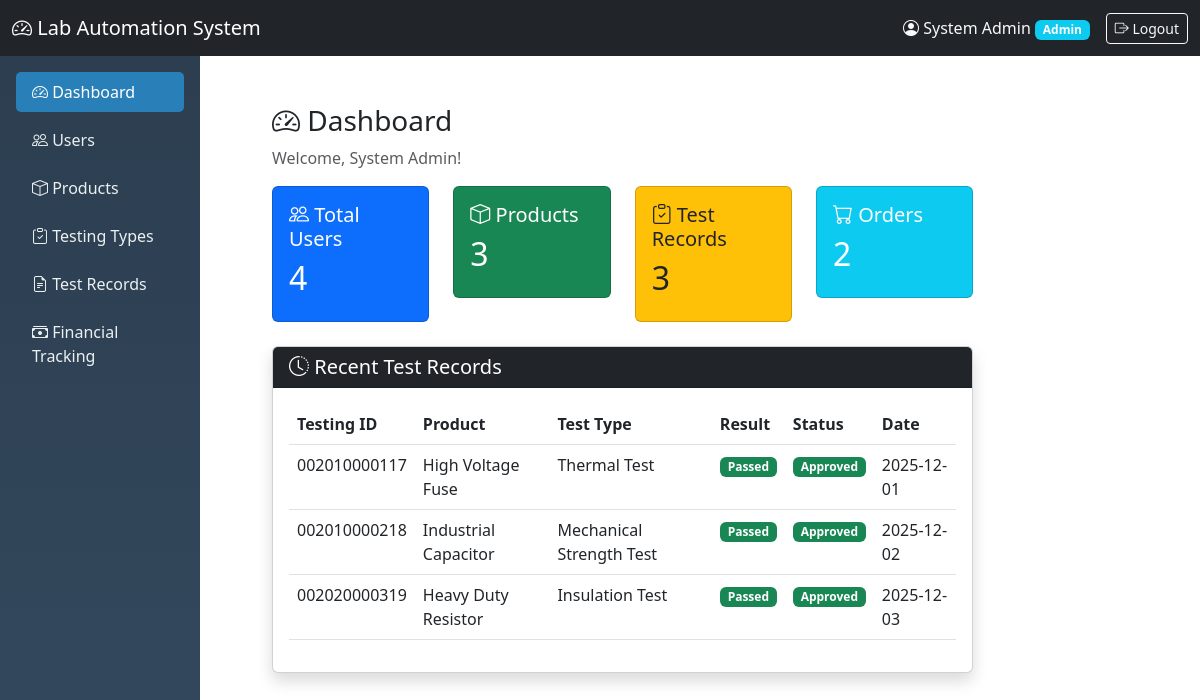
/backend/dashboard.php (signed in), run on the app's committed database.
### tables this page shows
CREATE TABLE `roles` (
  `role_id` int(11) NOT NULL,
  `role_name` varchar(50) NOT NULL,
  `description` varchar(255) DEFAULT NULL,
  `created_at` timestamp NOT NULL DEFAULT current_timestamp(),
  `updated_at` timestamp NOT NULL DEFAULT current_timestamp() ON UPDATE current_timestamp()
);

CREATE TABLE `test_records` (
  `record_id` int(11) NOT NULL,
  `testing_id` varchar(12) NOT NULL,
  `product_id_fk` varchar(10) NOT NULL,
  `test_type_id` int(11) NOT NULL,
  `test_date` date NOT NULL,
  `tester_user_id` int(11) NOT NULL,
  `test_result` enum('Passed','Failed') NOT NULL,
  `approval_status` enum('Pending','Approved','Rejected') DEFAULT 'Pending',
  `tester_remarks` text DEFAULT NULL,
  `manager_remarks` text DEFAULT NULL,
  `validated_by_user_id` int(11) DEFAULT NULL,
  `validation_date` timestamp NULL DEFAULT NULL,
  `created_at` timestamp NOT NULL DEFAULT current_timestamp(),
  `updated_at` timestamp NOT NULL DEFAULT current_timestamp() ON UPDATE current_timestamp()
);

CREATE TABLE `products` (
  `product_code` varchar(10) NOT NULL,
  `product_name` varchar(100) NOT NULL,
  `product_img` varchar(255) DEFAULT NULL,
  `manufacturer_id` int(11) NOT NULL,
  `revise_number` int(11) NOT NULL,
  `created_by` int(11) DEFAULT NULL,
  `created_at` timestamp NOT NULL DEFAULT current_timestamp(),
  `updated_at` timestamp NOT NULL DEFAULT current_timestamp() ON UPDATE current_timestamp()
);

CREATE TABLE `testing_type` (
  `test_type_id` int(11) NOT NULL,
  `type_name` varchar(100) NOT NULL,
  `test_code` varchar(10) NOT NULL,
  `is_modular` tinyint(1) DEFAULT 1,
  `parent_type_id` int(11) DEFAULT NULL,
  `created_at` timestamp NOT NULL DEFAULT current_timestamp(),
  `updated_at` timestamp NOT NULL DEFAULT current_timestamp() ON UPDATE current_timestamp()
);

### backend/auth_check.php (called while the page is built, shortened)
<?php
include 'db.php';
$user_role_id = $_SESSION['role_id'];
$role_query = mysqli_query($conn, "SELECT role_name FROM roles WHERE role_id = $user_role_id");
$role_row = mysqli_fetch_assoc($role_query);
$user_role = $role_row['role_name'];
?>

### backend/dashboard.php (the view)
<?php
include 'db.php';
include 'auth_check.php';
?>
<!DOCTYPE html>
<html lang="en">
<head>
    <?php include 'header.php'; ?>
</head>
<body>
    <div class="container-fluid">
        <div class="row">
            <div class="col-md-10">
                <div class="p-4">
                    <h3><i class="bi bi-speedometer2"></i> Dashboard</h3>
                    <p class="text-muted">Welcome, <?php echo $_SESSION['full_name']; ?>!</p>
                    <div class="row mb-4">
                        <div class="col-md-3">
                            <div class="card bg-primary text-white">
                                <div class="card-body">
                                    <h5 class="card-title">
                                        <i class="bi bi-people"></i> Total Users
                                    </h5>
                                    <?php
                                    $user_count = mysqli_fetch_assoc(mysqli_query($conn,
                                        "SELECT COUNT(*) as count FROM users"))['count'];
                                    ?>
                                    <h2><?php echo $user_count; ?></h2>
                                </div>
                            </div>
                        </div>
                        <div class="col-md-3">
                            <div class="card bg-success text-white">
                                <div class="card-body">
                                    <h5 class="card-title">
                                        <i class="bi bi-box"></i> Products
                                    </h5>
                                    <?php
                                    $product_count = mysqli_fetch_assoc(mysqli_query($conn,
                                        "SELECT COUNT(*) as count FROM products"))['count'];
                                    ?>
                                    <h2><?php echo $product_count; ?></h2>
                                </div>
                            </div>
                        </div>
                        <div class="col-md-3">
                            <div class="card bg-warning text-dark">
                                <div class="card-body">
                                    <h5 class="card-title">
                                        <i class="bi bi-clipboard-check"></i> Test Records
                                    </h5>
                                    <?php
                                    $test_count = mysqli_fetch_assoc(mysqli_query($conn,
                                        "SELECT COUNT(*) as count FROM test_records"))['count'];
                                    ?>
                                    <h2><?php echo $test_count; ?></h2>
                                </div>
                            </div>
                        </div>
                        <div class="col-md-3">
                            <div class="card bg-info text-white">
                                <div class="card-body">
                                    <h5 class="card-title">
                                        <i class="bi bi-cart"></i> Orders
                                    </h5>
                                    <?php
                                    $order_count = mysqli_fetch_assoc(mysqli_query($conn,
                                        "SELECT COUNT(*) as count FROM orders"))['count'];
                                    ?>
                                    <h2><?php echo $order_count; ?></h2>
                                </div>
                            </div>
                        </div>
                    </div>
                    <div class="card shadow">
                        <div class="card-header bg-dark text-white">
                            <h5 class="mb-0"><i class="bi bi-clock-history"></i> Recent Test Records</h5>
                        </div>
                        <div class="card-body">
                            <div class="table-responsive">
                                <table class="table table-hover">
                                    <thead>
                                        <tr>
                                            <th>Testing ID</th>
                                            <th>Product</th>
                                            <th>Test Type</th>
                                            <th>Result</th>
                                            <th>Status</th>
                                            <th>Date</th>
                                        </tr>
                                    </thead>
                                    <tbody>
                                        <?php
                                        $recent_tests = mysqli_query($conn, "
                                            SELECT tr.testing_id, p.product_name, tt.type_name,
                                                   tr.test_result, tr.approval_status, tr.test_date
                                            FROM test_records tr
                                            JOIN products p ON tr.product_id_fk = p.product_code
                                            JOIN testing_type tt ON tr.test_type_id = tt.test_type_id
                                            ORDER BY tr.created_at DESC LIMIT 5
                                        ");
                                        while ($test = mysqli_fetch_assoc($recent_tests)) {
                                            $result_badge = $test['test_result'] == 'Passed'
                                                ? '<span class="badge bg-success">Passed</span>'
                                                : '<span class="badge bg-danger">Failed</span>';
                                            $status_badge = $test['approval_status'] == 'Approved'
                                                ? '<span class="badge bg-success">Approved</span>'
                                                : ($test['approval_status'] == 'Rejected'
                                                    ? '<span class="badge bg-danger">Rejected</span>'
                                                    : '<span class="badge bg-warning">Pending</span>');
                                            echo "<tr>
                                                <td>{$test['testing_id']}</td>
                                                <td>{$test['product_name']}</td>
                                                <td>{$test['type_name']}</td>
                                                <td>{$result_badge}</td>
                                                <td>{$status_badge}</td>
                                                <td>{$test['test_date']}</td>
                                            </tr>";
                                        }
                                        ?>
                                    </tbody>
                                </table>
                            </div>
                        </div>
                    </div>
                </div>
            </div>
        </div>
    </div>
    <?php include 'footer.php'; ?>
</body>
</html>

### backend/header.php (shortened to what this page needs)
<!DOCTYPE html>
<html lang="en">
<head>
    <link href="https://cdn.jsdelivr.net/npm/bootstrap@5.3.0/dist/css/bootstrap.min.css" rel="stylesheet">
    <link rel="stylesheet" href="https://cdn.jsdelivr.net/npm/bootstrap-icons@1.10.0/font/bootstrap-icons.css">
    <link rel="stylesheet" href="https://cdn.datatables.net/1.13.6/css/dataTables.bootstrap5.min.css">
</head>
<body>
    <nav class="navbar navbar-expand-lg navbar-dark bg-dark">
        <div class="container-fluid">
            <a class="navbar-brand" href="dashboard.php">
                <i class="bi bi-speedometer2"></i> Lab Automation System
            </a>
            <div class="d-flex align-items-center">
                <span class="text-light me-3">
                    <i class="bi bi-person-circle"></i> <?php echo $_SESSION['full_name']; ?>
                    <span class="badge bg-info"><?php echo $user_role; ?></span>
                </span>
                <a href="logout.php" class="btn btn-outline-light btn-sm">
                    <i class="bi bi-box-arrow-right"></i> Logout
                </a>
            </div>
        </div>
    </nav>
    <div class="container-fluid">
        <div class="row">
            <div class="col-md-2 px-0 sidebar">
                <div class="p-3">
                    <ul class="nav flex-column">
                        <li class="nav-item mb-2">
                            <a class="nav-link <?php echo basename($_SERVER['PHP_SELF']) == 'dashboard.php' ? 'active' : ''; ?>"
                               href="dashboard.php">
                                <i class="bi bi-speedometer2"></i> Dashboard
                            </a>
                        </li>
                        <?php if ($user_role == 'Admin'): ?>
                        <li class="nav-item mb-2">
                            <a class="nav-link <?php echo basename($_SERVER['PHP_SELF']) == 'users.php' ? 'active' : ''; ?>"
                               href="users.php">
                                <i class="bi bi-people"></i> Users
                            </a>
                        </li>
                        <?php endif; ?>
                        <?php if (in_array($user_role, ['Admin', 'Manufacturer'])): ?>
                        <li class="nav-item mb-2">
                            <a class="nav-link <?php echo basename($_SERVER['PHP_SELF']) == 'products.php' ? 'active' : ''; ?>"
                               href="products.php">
                                <i class="bi bi-box"></i> Products
                            </a>
                        </li>
                        <?php endif; ?>
                        <?php if (in_array($user_role, ['Admin', 'Manufacturer', 'CPRI'])): ?>
                        <li class="nav-item mb-2">
                            <a class="nav-link <?php echo basename($_SERVER['PHP_SELF']) == 'testing_types.php' ? 'active' : ''; ?>"
                               href="testing_types.php">
                                <i class="bi bi-clipboard-check"></i> Testing Types
                            </a>
                        </li>
                        <li class="nav-item mb-2">
                            <a class="nav-link <?php echo basename($_SERVER['PHP_SELF']) == 'test_records.php' ? 'active' : ''; ?>"
                               href="test_records.php">
                                <i class="bi bi-file-earmark-text"></i> Test Records
                            </a>
                        </li>
                        <?php endif; ?>
                        <?php if (in_array($user_role, ['Admin', 'CPRI'])): ?>
                        <li class="nav-item mb-2">
                            <a class="nav-link <?php echo basename($_SERVER['PHP_SELF']) == 'financial_tracking.php' ? 'active' : ''; ?>"
                               href="financial_tracking.php">
                                <i class="bi bi-cash-stack"></i> Financial Tracking
                            </a>
                        </li>
                        <?php endif; ?>
                    </ul>
                </div>
            </div>
            <div class="col-md-10">
                <div class="p-4">

### backend/header.php (style rules this page uses)
.sidebar { min-height: calc(100vh - 56px); background: linear-gradient(180deg, #2c3e50, #34495e); }
.nav-link { color: #ecf0f1; transition: all 0.3s; }
.nav-link.active { background-color: #2980b9; color: white; border-radius: 5px; }

### data on the page
roles: role_name "Admin"
test_records: testing "002010000117", product_id_fk.product_name "High Voltage Fuse", test_type.type_name "Thermal Test", test_result "Passed", approval_status "Approved", test_date "2025-12-01"
test_records: testing "002010000218", product_id_fk.product_name "Industrial Capacitor", test_type.type_name "Mechanical Strength Test", test_result "Passed", approval_status "Approved", test_date "2025-12-02"
test_records: testing "002020000319", product_id_fk.product_name "Heavy Duty Resistor", test_type.type_name "Insulation Test", test_result "Passed", approval_status "Approved", test_date "2025-12-03"

### other printed values
$_SESSION['full_name'] "System Admin"
$user_count "4"
$product_count "3"
$test_count "3"
$order_count "2"
